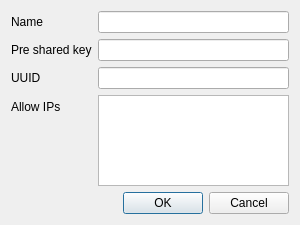
<?xml version="1.0" encoding="UTF-8"?>
<ui version="4.0">
 <class>PreferenceDialog</class>
 <widget class="QDialog" name="PreferenceDialog">
  <property name="geometry">
   <rect>
    <x>0</x>
    <y>0</y>
    <width>300</width>
    <height>225</height>
   </rect>
  </property>
  <property name="windowTitle">
   <string>Preference</string>
  </property>
  <layout class="QVBoxLayout" name="verticalLayout">
   <item>
    <layout class="QFormLayout" name="formLayout">
     <item row="0" column="0">
      <widget class="QLabel" name="label">
       <property name="text">
        <string>Name</string>
       </property>
      </widget>
     </item>
     <item row="0" column="1">
      <widget class="QLineEdit" name="nameEdit">
       <property name="maxLength">
        <number>100</number>
       </property>
      </widget>
     </item>
     <item row="3" column="0">
      <widget class="QLabel" name="label_2">
       <property name="text">
        <string>Allow IPs</string>
       </property>
      </widget>
     </item>
     <item row="3" column="1">
      <widget class="QListWidget" name="iplistWidget"/>
     </item>
     <item row="1" column="0">
      <widget class="QLabel" name="label_3">
       <property name="text">
        <string>Pre shared key</string>
       </property>
      </widget>
     </item>
     <item row="1" column="1">
      <widget class="QLineEdit" name="pskEdit"/>
     </item>
     <item row="2" column="0">
      <widget class="QLabel" name="label_4">
       <property name="text">
        <string>UUID</string>
       </property>
      </widget>
     </item>
     <item row="2" column="1">
      <widget class="QLineEdit" name="uuidEdit">
       <property name="readOnly">
        <bool>true</bool>
       </property>
      </widget>
     </item>
    </layout>
   </item>
   <item>
    <widget class="QDialogButtonBox" name="buttonBox">
     <property name="orientation">
      <enum>Qt::Horizontal</enum>
     </property>
     <property name="standardButtons">
      <set>QDialogButtonBox::Cancel|QDialogButtonBox::Ok</set>
     </property>
    </widget>
   </item>
  </layout>
 </widget>
 <resources/>
 <connections>
  <connection>
   <sender>buttonBox</sender>
   <signal>accepted()</signal>
   <receiver>PreferenceDialog</receiver>
   <slot>accept()</slot>
   <hints>
    <hint type="sourcelabel">
     <x>248</x>
     <y>254</y>
    </hint>
    <hint type="destinationlabel">
     <x>157</x>
     <y>274</y>
    </hint>
   </hints>
  </connection>
  <connection>
   <sender>buttonBox</sender>
   <signal>rejected()</signal>
   <receiver>PreferenceDialog</receiver>
   <slot>reject()</slot>
   <hints>
    <hint type="sourcelabel">
     <x>316</x>
     <y>260</y>
    </hint>
    <hint type="destinationlabel">
     <x>286</x>
     <y>274</y>
    </hint>
   </hints>
  </connection>
 </connections>
</ui>
